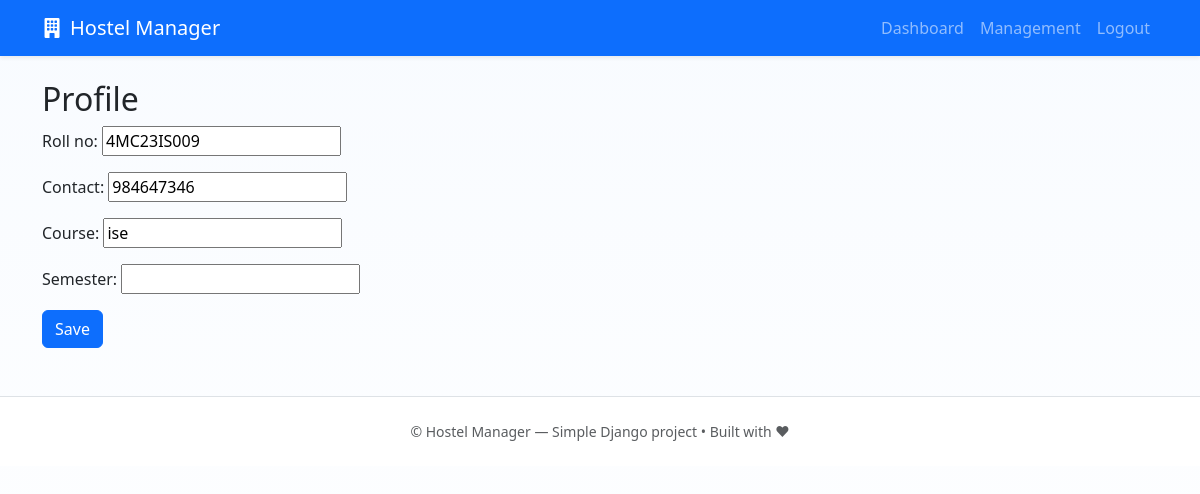
/profile/ (signed in), run on the app's committed database.
### malnad_hostel/models.py (models this page shows, shortened)
class Student(models.Model):
    ROLE_CHOICES = [
        ('student', 'Student'),
        ('warden', 'Warden'),
    ]
    user = models.OneToOneField(User, on_delete=models.CASCADE)
    roll_no = models.CharField(max_length=30, unique=True)
    contact = models.CharField(max_length=20, blank=True)
    course = models.CharField(max_length=100, blank=True)
    semester = models.CharField(max_length=20, blank=True)
    room = models.ForeignKey(Room, null=True, blank=True, on_delete=models.SET_NULL)
    role = models.CharField(max_length=20, choices=ROLE_CHOICES, default='student')

### malnad_hostel/views.py (the view)
# urls.py: path('profile/', views.profile_view, name='profile'),
@login_required
def profile_view(request):
    student = get_object_or_404(Student, user=request.user)
    if request.method == 'POST':
        form = ProfileForm(request.POST, instance=student)
        if form.is_valid():
            form.save()
            messages.success(request, "Profile updated")
            return redirect('malnad_hostel:student_dashboard')
    else:
        form = ProfileForm(instance=student)
    return render(request, 'malnad_hostel/profile.html', {'form': form, 'student': student})

### malnad_hostel/forms.py
class ProfileForm(forms.ModelForm):
    class Meta:
        model = Student
        fields = ['roll_no','contact','course','semester']

### asgiref/local.py (called while the page is built)
    def __getattr__(self, key):
        storage_object = self._data.get({})
        try:
            return storage_object[key]
        except KeyError:
            raise AttributeError(f"{self!r} object has no attribute {key!r}")

    def __setattr__(self, key: str, value: Any) -> None:
        if key == "_data":
            return super().__setattr__(key, value)
        storage_object = self._data.get({}).copy()
        storage_object[key] = value
        self._data.set(storage_object)

    def __delattr__(self, key: str) -> None:
        storage_object = self._data.get({}).copy()
        if key in storage_object:
            del storage_object[key]
            self._data.set(storage_object)
        else:
            raise AttributeError(f"{self!r} object has no attribute {key!r}")

    @contextlib.contextmanager
    def _lock_storage(self):
        if self._thread_critical:
            is_async = True
            try:
                asyncio.get_running_loop()
            except RuntimeError:
                is_async = False
            if not is_async:
                yield self._storage
            else:
                if not hasattr(self._storage, "cvar"):
                    self._storage.cvar = _CVar()
                yield self._storage.cvar
        else:
            with self._thread_lock:
                yield self._storage

    def __getattr__(self, key):
        with self._lock_storage() as storage:
            return getattr(storage, key)

    def __setattr__(self, key, value):
        if key in ("_local", "_storage", "_thread_critical", "_thread_lock"):
            return super().__setattr__(key, value)
        with self._lock_storage() as storage:
            setattr(storage, key, value)

    def __delattr__(self, key):
        with self._lock_storage() as storage:
            delattr(storage, key)

### templates/malnad_hostel/profile.html (shortened to what this page needs)
{% extends 'malnad_hostel/base.html' %}
{% block content %}
<h2>Profile</h2>
<form method="post">
  {{ form.as_p }}
  <button class="btn btn-primary">Save</button>
</form>
{% endblock %}

### static/malnad_hostel/styles.css (style rules this page uses)
:root { --accent: #ffd166; --soft: #f6f9fc; }
.bg-soft { background: linear-gradient(180deg, #f8fbff 0%, #ffffff 100%); min-height:100vh; }

### data on the page
Student: roll_no "4MC23IS009", contact "984647346", course "ise"
